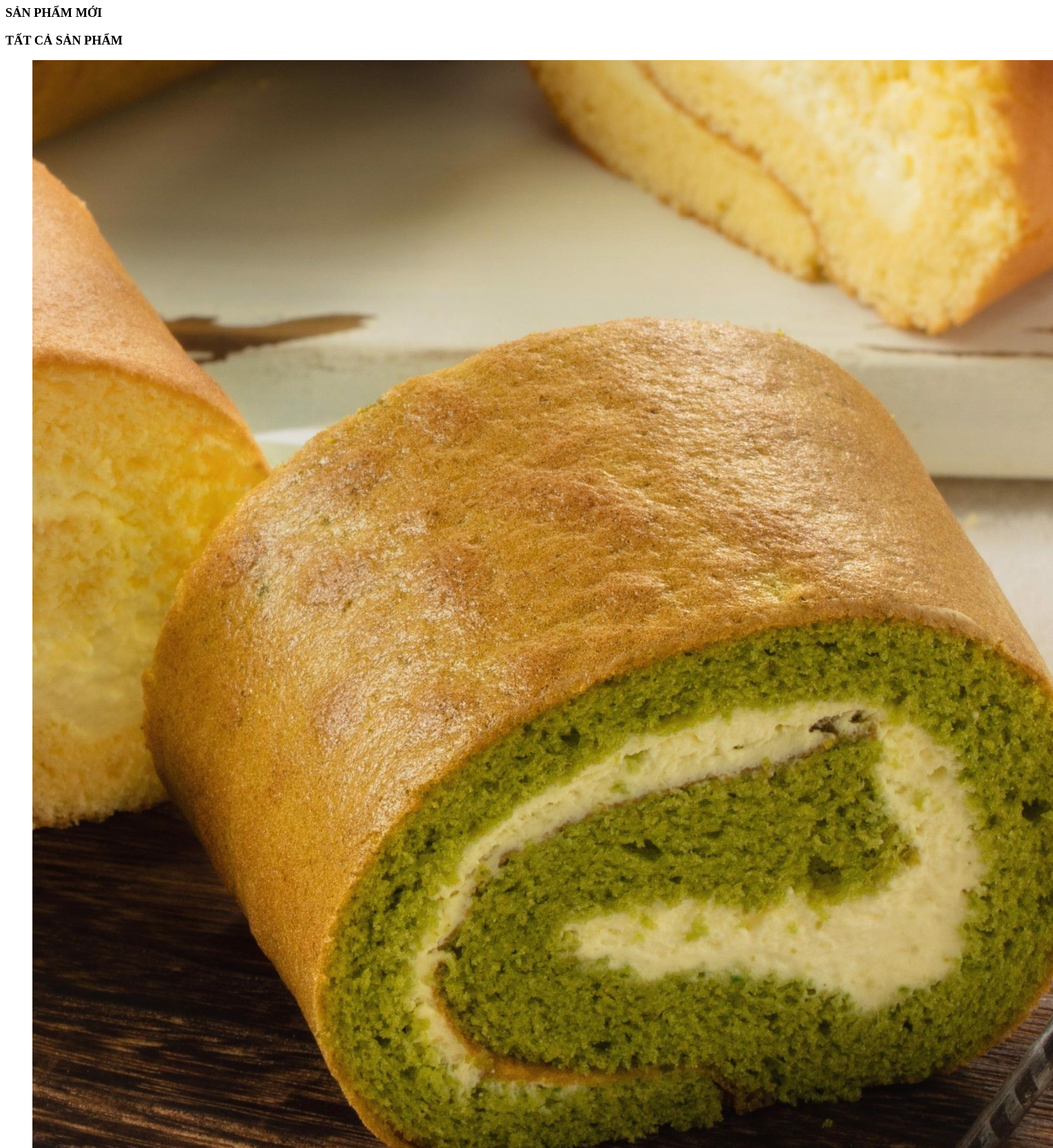
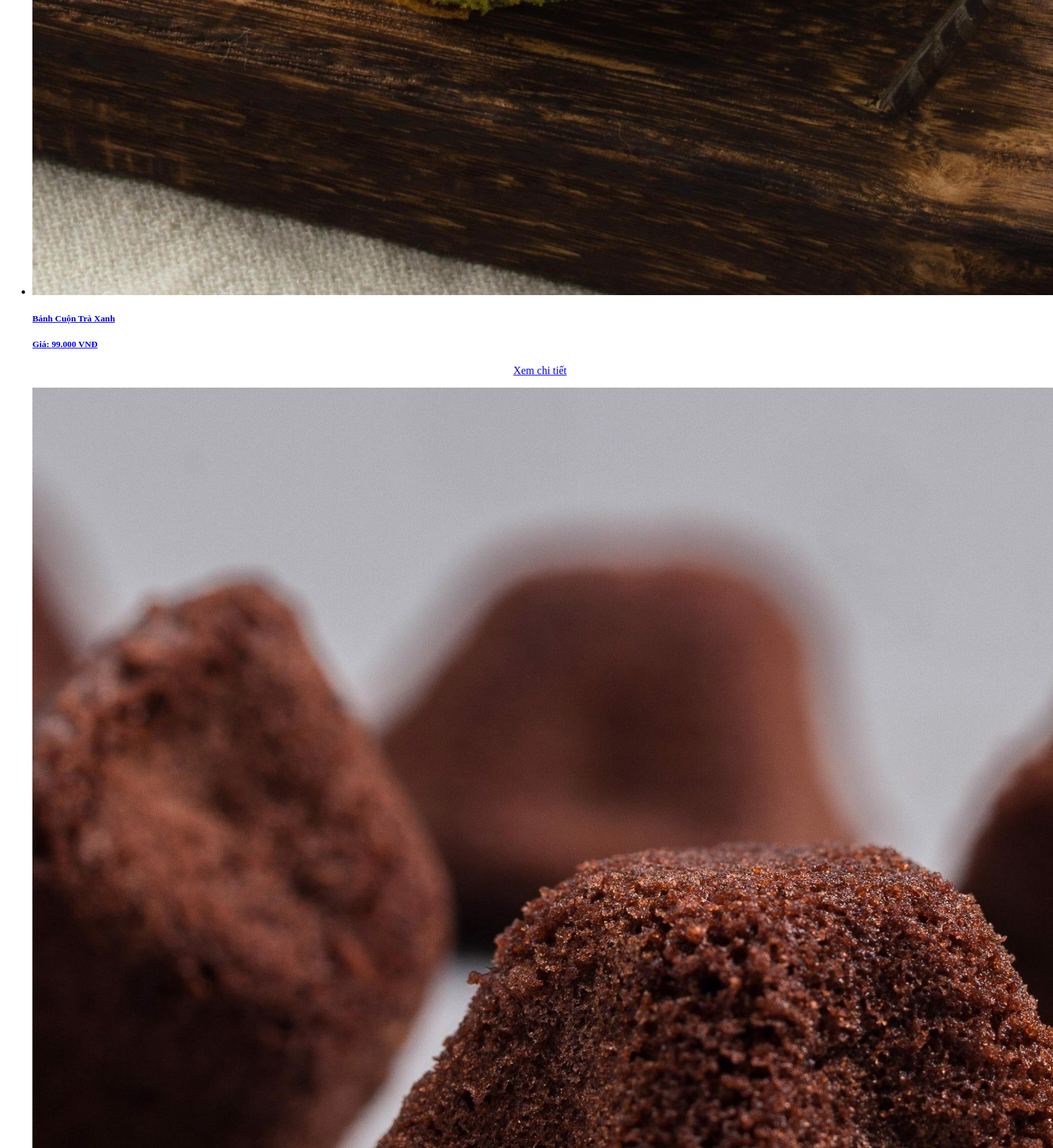
The app's page /pages/show_product.php (upper part) with its own data (2 pictures, top to bottom).
### tables this page shows
CREATE TABLE `tbl_sanpham` (
  `id_sanpham` int(11) NOT NULL,
  `tensanpham` varchar(100) NOT NULL,
  `masanpham` varchar(100) NOT NULL,
  `giasanpham` float NOT NULL,
  `soluong` int(11) NOT NULL,
  `hinhanh` varchar(100) NOT NULL,
  `tomtat` varchar(5000) NOT NULL,
  `noidung` text NOT NULL,
  `id_danhmuc` int(11) NOT NULL,
  `trangthai` int(11) NOT NULL
);

### pages/main/index.php (the view, shortened to what this page needs)
<?php
	if(isset($_GET['trang'])){
		$page = $_GET['trang'];
	}else{
		$page = 1;
	}
    if($page == '' || $page == 1){
		$begin = 0;
	}else{
		$begin = ($page*10)-10;
	}
    $sql_show ="SELECT * FROM tbl_sanpham,tbl_danhmuc WHERE tbl_sanpham.id_danhmuc=tbl_danhmuc.id_danhmuc ORDER BY tbl_sanpham.id_sanpham DESC LIMIT $begin,10";
    $query_show =mysqli_query($connect,$sql_show);
?>
<ul class="product_list">
    <?php
        while ($row=mysqli_fetch_array($query_show)){
    ?>
	<li>
		<a href="index.php?quanly=sanpham&id=<?php echo $row['id_sanpham'] ?>">
			<img src="admincp/modules/quanlysp/uploads/<?php echo $row['hinhanh'] ?>">
			<h5 class="title_product"> <?php echo $row['tensanpham'] ?></h5>
			<h5 class="price_product">Giá: <?php echo number_format($row['giasanpham'],0,',','.').' VNĐ' ?></h5>
			<p style="text-align: center;"><?php echo "Xem chi tiết"?></p>
		</a>
	</li>
    <?php
        }
    ?>
</ul>

### records on screen
tbl_sanpham: hinhanh (picture), tensanpham "Bánh Cuộn Trà Xanh", giasanpham "99.000"
tbl_sanpham: hinhanh (picture)
